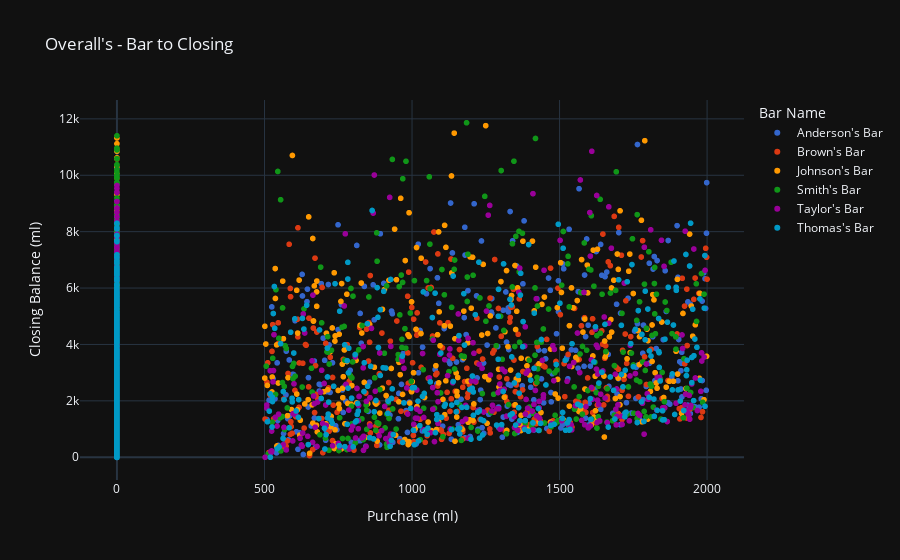
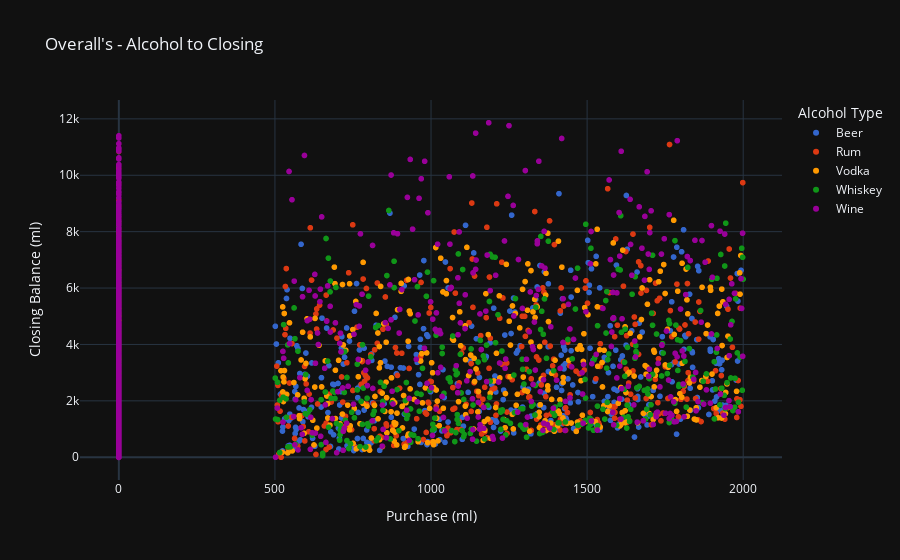
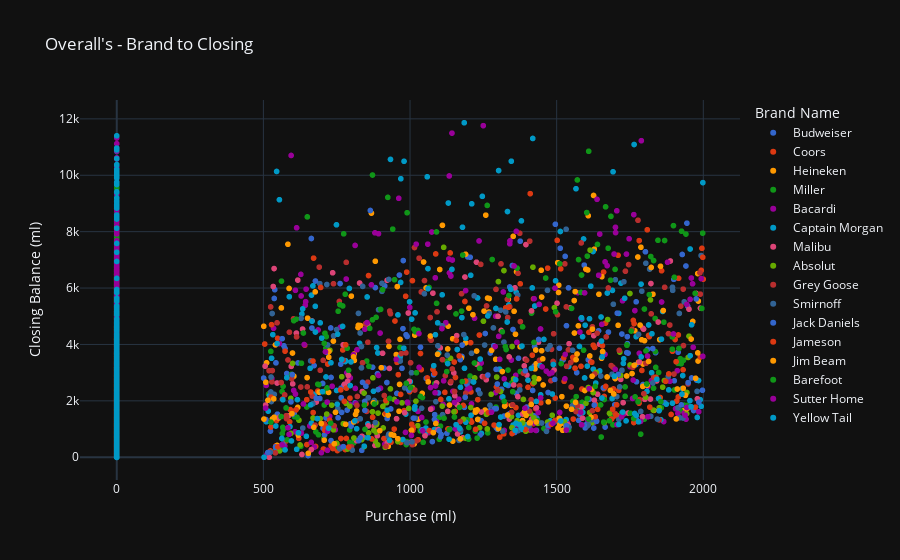
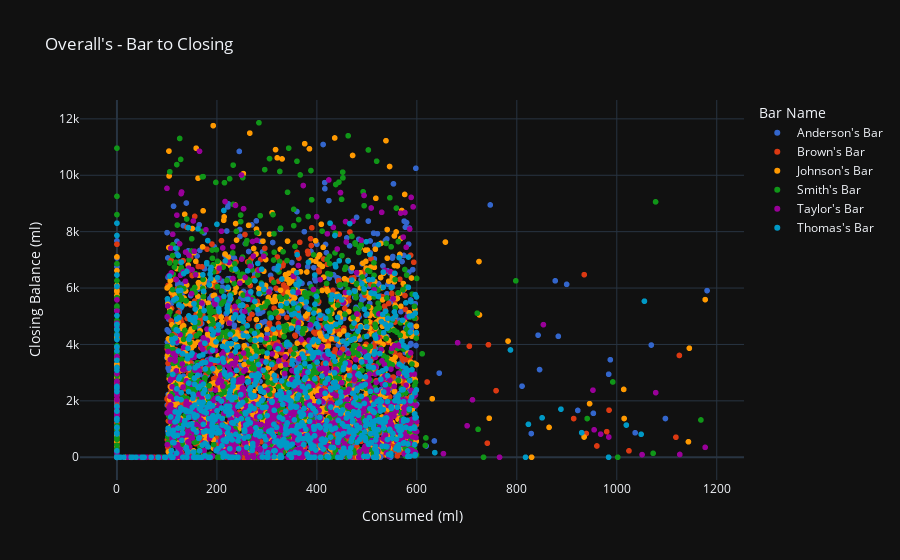

Notebook cell for these charts, in order:
### Code cell
figOverallBarPur = px.scatter(dfOverall, x='Purchase (ml)', y='Closing Balance (ml)', color = 'Bar Name',
                     color_discrete_sequence=px.colors.qualitative.G10, title='Overall\'s - Bar to Closing')
figOverallAlcoholPur = px.scatter(dfOverall, x='Purchase (ml)', y='Closing Balance (ml)', color = 'Alcohol Type',
                     color_discrete_sequence=px.colors.qualitative.G10, title='Overall\'s - Alcohol to Closing')
figOverallBrandPur = px.scatter(dfOverall, x='Purchase (ml)', y='Closing Balance (ml)', color = 'Brand Name',
                     color_discrete_sequence=px.colors.qualitative.G10, title='Overall\'s - Brand to Closing')

figOverallBarCons = px.scatter(dfOverall, x='Consumed (ml)', y='Closing Balance (ml)', color='Bar Name',
                                color_discrete_sequence=px.colors.qualitative.G10, title='Overall\'s - Bar to Closing')
figOverallAlcoholCons = px.scatter(dfOverall, x='Consumed (ml)', y='Closing Balance (ml)', color='Alcohol Type',
                                  color_discrete_sequence=px.colors.qualitative.G10,
                                  title='Overall\'s - Alcohol to Closing')
figOverallBrandCons = px.scatter(dfOverall, x='Consumed (ml)', y='Closing Balance (ml)', color='Brand Name',
                                color_discrete_sequence=px.colors.qualitative.G10,
                                title='Overall\'s - Brand to Closing')

figOverallBarPur.show()
figOverallAlcoholPur.show()
figOverallBrandPur.show()

figOverallBarCons.show()
figOverallAlcoholCons.show()
figOverallBrandCons.show()

### Figure 1 — Plotly figure (JSON) as saved in the notebook; plotly's stock layout.template omitted (floating-point values rounded to 4 significant figures; data arrays with more than 128 entries replaced by an {"elided": "..."} marker saying what was removed)
{"data": [{"hovertemplate": "Bar Name=Anderson's Bar<br>Purchase (ml)=%{x}<br>Closing Balance (ml)=%{y}<extra></extra>", "legendgroup": "Anderson's Bar", "marker": {"color": "#3366CC", "symbol": "circle"}, "mode": "markers", "name": "Anderson's Bar", "showlegend": true, "x": {"elided": "1102 float values"}, "xaxis": "x", "y": {"elided": "1102 float values"}, "yaxis": "y", "type": "scattergl"}, {"hovertemplate": "Bar Name=Brown's Bar<br>Purchase (ml)=%{x}<br>Closing Balance (ml)=%{y}<extra></extra>", "legendgroup": "Brown's Bar", "marker": {"color": "#DC3912", "symbol": "circle"}, "mode": "markers", "name": "Brown's Bar", "showlegend": true, "x": {"elided": "1100 float values"}, "xaxis": "x", "y": {"elided": "1100 float values"}, "yaxis": "y", "type": "scattergl"}, {"hovertemplate": "Bar Name=Johnson's Bar<br>Purchase (ml)=%{x}<br>Closing Balance (ml)=%{y}<extra></extra>", "legendgroup": "Johnson's Bar", "marker": {"color": "#FF9900", "symbol": "circle"}, "mode": "markers", "name": "Johnson's Bar", "showlegend": true, "x": {"elided": "1106 float values"}, "xaxis": "x", "y": {"elided": "1106 float values"}, "yaxis": "y", "type": "scattergl"}, {"hovertemplate": "Bar Name=Smith's Bar<br>Purchase (ml)=%{x}<br>Closing Balance (ml)=%{y}<extra></extra>", "legendgroup": "Smith's Bar", "marker": {"color": "#109618", "symbol": "circle"}, "mode": "markers", "name": "Smith's Bar", "showlegend": true, "x": {"elided": "1078 float values"}, "xaxis": "x", "y": {"elided": "1078 float values"}, "yaxis": "y", "type": "scattergl"}, {"hovertemplate": "Bar Name=Taylor's Bar<br>Purchase (ml)=%{x}<br>Closing Balance (ml)=%{y}<extra></extra>", "legendgroup": "Taylor's Bar", "marker": {"color": "#990099", "symbol": "circle"}, "mode": "markers", "name": "Taylor's Bar", "showlegend": true, "x": {"elided": "1088 float values"}, "xaxis": "x", "y": {"elided": "1088 float values"}, "yaxis": "y", "type": "scattergl"}, {"hovertemplate": "Bar Name=Thomas's Bar<br>Purchase (ml)=%{x}<br>Closing Balance (ml)=%{y}<extra></extra>", "legendgroup": "Thomas's Bar", "marker": {"color": "#0099C6", "symbol": "circle"}, "mode": "markers", "name": "Thomas's Bar", "showlegend": true, "x": {"elided": "1101 float values"}, "xaxis": "x", "y": {"elided": "1101 float values"}, "yaxis": "y", "type": "scattergl"}], "layout": {"xaxis": {"anchor": "y", "domain": [0.0, 1.0], "title": {"text": "Purchase (ml)"}}, "yaxis": {"anchor": "x", "domain": [0.0, 1.0], "title": {"text": "Closing Balance (ml)"}}, "legend": {"title": {"text": "Bar Name"}, "tracegroupgap": 0}, "title": {"text": "Overall's - Bar to Closing"}}}

### Figure 2 — Plotly figure (JSON) as saved in the notebook; plotly's stock layout.template omitted (floating-point values rounded to 4 significant figures; data arrays with more than 128 entries replaced by an {"elided": "..."} marker saying what was removed)
{"data": [{"hovertemplate": "Alcohol Type=Beer<br>Purchase (ml)=%{x}<br>Closing Balance (ml)=%{y}<extra></extra>", "legendgroup": "Beer", "marker": {"color": "#3366CC", "symbol": "circle"}, "mode": "markers", "name": "Beer", "showlegend": true, "x": {"elided": "1302 float values"}, "xaxis": "x", "y": {"elided": "1302 float values"}, "yaxis": "y", "type": "scattergl"}, {"hovertemplate": "Alcohol Type=Rum<br>Purchase (ml)=%{x}<br>Closing Balance (ml)=%{y}<extra></extra>", "legendgroup": "Rum", "marker": {"color": "#DC3912", "symbol": "circle"}, "mode": "markers", "name": "Rum", "showlegend": true, "x": {"elided": "1310 float values"}, "xaxis": "x", "y": {"elided": "1310 float values"}, "yaxis": "y", "type": "scattergl"}, {"hovertemplate": "Alcohol Type=Vodka<br>Purchase (ml)=%{x}<br>Closing Balance (ml)=%{y}<extra></extra>", "legendgroup": "Vodka", "marker": {"color": "#FF9900", "symbol": "circle"}, "mode": "markers", "name": "Vodka", "showlegend": true, "x": {"elided": "1331 float values"}, "xaxis": "x", "y": {"elided": "1331 float values"}, "yaxis": "y", "type": "scattergl"}, {"hovertemplate": "Alcohol Type=Whiskey<br>Purchase (ml)=%{x}<br>Closing Balance (ml)=%{y}<extra></extra>", "legendgroup": "Whiskey", "marker": {"color": "#109618", "symbol": "circle"}, "mode": "markers", "name": "Whiskey", "showlegend": true, "x": {"elided": "1316 float values"}, "xaxis": "x", "y": {"elided": "1316 float values"}, "yaxis": "y", "type": "scattergl"}, {"hovertemplate": "Alcohol Type=Wine<br>Purchase (ml)=%{x}<br>Closing Balance (ml)=%{y}<extra></extra>", "legendgroup": "Wine", "marker": {"color": "#990099", "symbol": "circle"}, "mode": "markers", "name": "Wine", "showlegend": true, "x": {"elided": "1316 float values"}, "xaxis": "x", "y": {"elided": "1316 float values"}, "yaxis": "y", "type": "scattergl"}], "layout": {"xaxis": {"anchor": "y", "domain": [0.0, 1.0], "title": {"text": "Purchase (ml)"}}, "yaxis": {"anchor": "x", "domain": [0.0, 1.0], "title": {"text": "Closing Balance (ml)"}}, "legend": {"title": {"text": "Alcohol Type"}, "tracegroupgap": 0}, "title": {"text": "Overall's - Alcohol to Closing"}}}

### Figure 3 — Plotly figure (JSON) as saved in the notebook; plotly's stock layout.template omitted (floating-point values rounded to 4 significant figures; data arrays with more than 128 entries replaced by an {"elided": "..."} marker saying what was removed)
{"data": [{"hovertemplate": "Brand Name=Budweiser<br>Purchase (ml)=%{x}<br>Closing Balance (ml)=%{y}<extra></extra>", "legendgroup": "Budweiser", "marker": {"color": "#3366CC", "symbol": "circle"}, "mode": "markers", "name": "Budweiser", "showlegend": true, "x": {"elided": "300 float values"}, "xaxis": "x", "y": {"elided": "300 float values"}, "yaxis": "y", "type": "scattergl"}, {"hovertemplate": "Brand Name=Coors<br>Purchase (ml)=%{x}<br>Closing Balance (ml)=%{y}<extra></extra>", "legendgroup": "Coors", "marker": {"color": "#DC3912", "symbol": "circle"}, "mode": "markers", "name": "Coors", "showlegend": true, "x": {"elided": "325 float values"}, "xaxis": "x", "y": {"elided": "325 float values"}, "yaxis": "y", "type": "scattergl"}, {"hovertemplate": "Brand Name=Heineken<br>Purchase (ml)=%{x}<br>Closing Balance (ml)=%{y}<extra></extra>", "legendgroup": "Heineken", "marker": {"color": "#FF9900", "symbol": "circle"}, "mode": "markers", "name": "Heineken", "showlegend": true, "x": {"elided": "314 float values"}, "xaxis": "x", "y": {"elided": "314 float values"}, "yaxis": "y", "type": "scattergl"}, {"hovertemplate": "Brand Name=Miller<br>Purchase (ml)=%{x}<br>Closing Balance (ml)=%{y}<extra></extra>", "legendgroup": "Miller", "marker": {"color": "#109618", "symbol": "circle"}, "mode": "markers", "name": "Miller", "showlegend": true, "x": {"elided": "363 float values"}, "xaxis": "x", "y": {"elided": "363 float values"}, "yaxis": "y", "type": "scattergl"}, {"hovertemplate": "Brand Name=Bacardi<br>Purchase (ml)=%{x}<br>Closing Balance (ml)=%{y}<extra></extra>", "legendgroup": "Bacardi", "marker": {"color": "#990099", "symbol": "circle"}, "mode": "markers", "name": "Bacardi", "showlegend": true, "x": {"elided": "414 float values"}, "xaxis": "x", "y": {"elided": "414 float values"}, "yaxis": "y", "type": "scattergl"}, {"hovertemplate": "Brand Name=Captain Morgan<br>Purchase (ml)=%{x}<br>Closing Balance (ml)=%{y}<extra></extra>", "legendgroup": "Captain Morgan", "marker": {"color": "#0099C6", "symbol": "circle"}, "mode": "markers", "name": "Captain Morgan", "showlegend": true, "x": {"elided": "471 float values"}, "xaxis": "x", "y": {"elided": "471 float values"}, "yaxis": "y", "type": "scattergl"}, {"hovertemplate": "Brand Name=Malibu<br>Purchase (ml)=%{x}<br>Closing Balance (ml)=%{y}<extra></extra>", "legendgroup": "Malibu", "marker": {"color": "#DD4477", "symbol": "circle"}, "mode": "markers", "name": "Malibu", "showlegend": true, "x": {"elided": "425 float values"}, "xaxis": "x", "y": {"elided": "425 float values"}, "yaxis": "y", "type": "scattergl"}, {"hovertemplate": "Brand Name=Absolut<br>Purchase (ml)=%{x}<br>Closing Balance (ml)=%{y}<extra></extra>", "legendgroup": "Absolut", "marker": {"color": "#66AA00", "symbol": "circle"}, "mode": "markers", "name": "Absolut", "showlegend": true, "x": {"elided": "432 float values"}, "xaxis": "x", "y": {"elided": "432 float values"}, "yaxis": "y", "type": "scattergl"}, {"hovertemplate": "Brand Name=Grey Goose<br>Purchase (ml)=%{x}<br>Closing Balance (ml)=%{y}<extra></extra>", "legendgroup": "Grey Goose", "marker": {"color": "#B82E2E", "symbol": "circle"}, "mode": "markers", "name": "Grey Goose", "showlegend": true, "x": {"elided": "465 float values"}, "xaxis": "x", "y": {"elided": "465 float values"}, "yaxis": "y", "type": "scattergl"}, {"hovertemplate": "Brand Name=Smirnoff<br>Purchase (ml)=%{x}<br>Closing Balance (ml)=%{y}<extra></extra>", "legendgroup": "Smirnoff", "marker": {"color": "#316395", "symbol": "circle"}, "mode": "markers", "name": "Smirnoff", "showlegend": true, "x": {"elided": "434 float values"}, "xaxis": "x", "y": {"elided": "434 float values"}, "yaxis": "y", "type": "scattergl"}, {"hovertemplate": "Brand Name=Jack Daniels<br>Purchase (ml)=%{x}<br>Closing Balance (ml)=%{y}<extra></extra>", "legendgroup": "Jack Daniels", "marker": {"color": "#3366CC", "symbol": "circle"}, "mode": "markers", "name": "Jack Daniels", "showlegend": true, "x": {"elided": "433 float values"}, "xaxis": "x", "y": {"elided": "433 float values"}, "yaxis": "y", "type": "scattergl"}, {"hovertemplate": "Brand Name=Jameson<br>Purchase (ml)=%{x}<br>Closing Balance (ml)=%{y}<extra></extra>", "legendgroup": "Jameson", "marker": {"color": "#DC3912", "symbol": "circle"}, "mode": "markers", "name": "Jameson", "showlegend": true, "x": {"elided": "428 float values"}, "xaxis": "x", "y": {"elided": "428 float values"}, "yaxis": "y", "type": "scattergl"}, {"hovertemplate": "Brand Name=Jim Beam<br>Purchase (ml)=%{x}<br>Closing Balance (ml)=%{y}<extra></extra>", "legendgroup": "Jim Beam", "marker": {"color": "#FF9900", "symbol": "circle"}, "mode": "markers", "name": "Jim Beam", "showlegend": true, "x": {"elided": "455 float values"}, "xaxis": "x", "y": {"elided": "455 float values"}, "yaxis": "y", "type": "scattergl"}, {"hovertemplate": "Brand Name=Barefoot<br>Purchase (ml)=%{x}<br>Closing Balance (ml)=%{y}<extra></extra>", "legendgroup": "Barefoot", "marker": {"color": "#109618", "symbol": "circle"}, "mode": "markers", "name": "Barefoot", "showlegend": true, "x": {"elided": "424 float values"}, "xaxis": "x", "y": {"elided": "424 float values"}, "yaxis": "y", "type": "scattergl"}, {"hovertemplate": "Brand Name=Sutter Home<br>Purchase (ml)=%{x}<br>Closing Balance (ml)=%{y}<extra></extra>", "legendgroup": "Sutter Home", "marker": {"color": "#990099", "symbol": "circle"}, "mode": "markers", "name": "Sutter Home", "showlegend": true, "x": {"elided": "413 float values"}, "xaxis": "x", "y": {"elided": "413 float values"}, "yaxis": "y", "type": "scattergl"}, {"hovertemplate": "Brand Name=Yellow Tail<br>Purchase (ml)=%{x}<br>Closing Balance (ml)=%{y}<extra></extra>", "legendgroup": "Yellow Tail", "marker": {"color": "#0099C6", "symbol": "circle"}, "mode": "markers", "name": "Yellow Tail", "showlegend": true, "x": {"elided": "479 float values"}, "xaxis": "x", "y": {"elided": "479 float values"}, "yaxis": "y", "type": "scattergl"}], "layout": {"xaxis": {"anchor": "y", "domain": [0.0, 1.0], "title": {"text": "Purchase (ml)"}}, "yaxis": {"anchor": "x", "domain": [0.0, 1.0], "title": {"text": "Closing Balance (ml)"}}, "legend": {"title": {"text": "Brand Name"}, "tracegroupgap": 0}, "title": {"text": "Overall's - Brand to Closing"}}}

### Figure 4 — Plotly figure (JSON) as saved in the notebook; plotly's stock layout.template omitted (floating-point values rounded to 4 significant figures; data arrays with more than 128 entries replaced by an {"elided": "..."} marker saying what was removed)
{"data": [{"hovertemplate": "Bar Name=Anderson's Bar<br>Consumed (ml)=%{x}<br>Closing Balance (ml)=%{y}<extra></extra>", "legendgroup": "Anderson's Bar", "marker": {"color": "#3366CC", "symbol": "circle"}, "mode": "markers", "name": "Anderson's Bar", "showlegend": true, "x": {"elided": "1102 float values"}, "xaxis": "x", "y": {"elided": "1102 float values"}, "yaxis": "y", "type": "scattergl"}, {"hovertemplate": "Bar Name=Brown's Bar<br>Consumed (ml)=%{x}<br>Closing Balance (ml)=%{y}<extra></extra>", "legendgroup": "Brown's Bar", "marker": {"color": "#DC3912", "symbol": "circle"}, "mode": "markers", "name": "Brown's Bar", "showlegend": true, "x": {"elided": "1100 float values"}, "xaxis": "x", "y": {"elided": "1100 float values"}, "yaxis": "y", "type": "scattergl"}, {"hovertemplate": "Bar Name=Johnson's Bar<br>Consumed (ml)=%{x}<br>Closing Balance (ml)=%{y}<extra></extra>", "legendgroup": "Johnson's Bar", "marker": {"color": "#FF9900", "symbol": "circle"}, "mode": "markers", "name": "Johnson's Bar", "showlegend": true, "x": {"elided": "1106 float values"}, "xaxis": "x", "y": {"elided": "1106 float values"}, "yaxis": "y", "type": "scattergl"}, {"hovertemplate": "Bar Name=Smith's Bar<br>Consumed (ml)=%{x}<br>Closing Balance (ml)=%{y}<extra></extra>", "legendgroup": "Smith's Bar", "marker": {"color": "#109618", "symbol": "circle"}, "mode": "markers", "name": "Smith's Bar", "showlegend": true, "x": {"elided": "1078 float values"}, "xaxis": "x", "y": {"elided": "1078 float values"}, "yaxis": "y", "type": "scattergl"}, {"hovertemplate": "Bar Name=Taylor's Bar<br>Consumed (ml)=%{x}<br>Closing Balance (ml)=%{y}<extra></extra>", "legendgroup": "Taylor's Bar", "marker": {"color": "#990099", "symbol": "circle"}, "mode": "markers", "name": "Taylor's Bar", "showlegend": true, "x": {"elided": "1088 float values"}, "xaxis": "x", "y": {"elided": "1088 float values"}, "yaxis": "y", "type": "scattergl"}, {"hovertemplate": "Bar Name=Thomas's Bar<br>Consumed (ml)=%{x}<br>Closing Balance (ml)=%{y}<extra></extra>", "legendgroup": "Thomas's Bar", "marker": {"color": "#0099C6", "symbol": "circle"}, "mode": "markers", "name": "Thomas's Bar", "showlegend": true, "x": {"elided": "1101 float values"}, "xaxis": "x", "y": {"elided": "1101 float values"}, "yaxis": "y", "type": "scattergl"}], "layout": {"xaxis": {"anchor": "y", "domain": [0.0, 1.0], "title": {"text": "Consumed (ml)"}}, "yaxis": {"anchor": "x", "domain": [0.0, 1.0], "title": {"text": "Closing Balance (ml)"}}, "legend": {"title": {"text": "Bar Name"}, "tracegroupgap": 0}, "title": {"text": "Overall's - Bar to Closing"}}}
